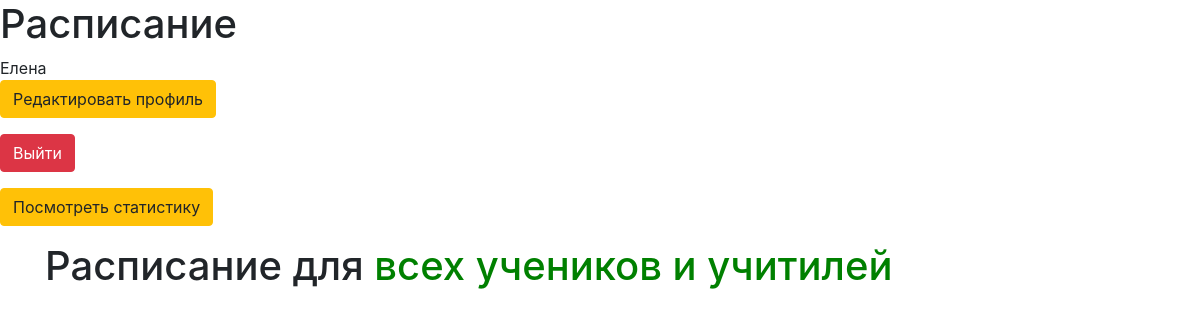
Page / (signed in) on the earlier database version.
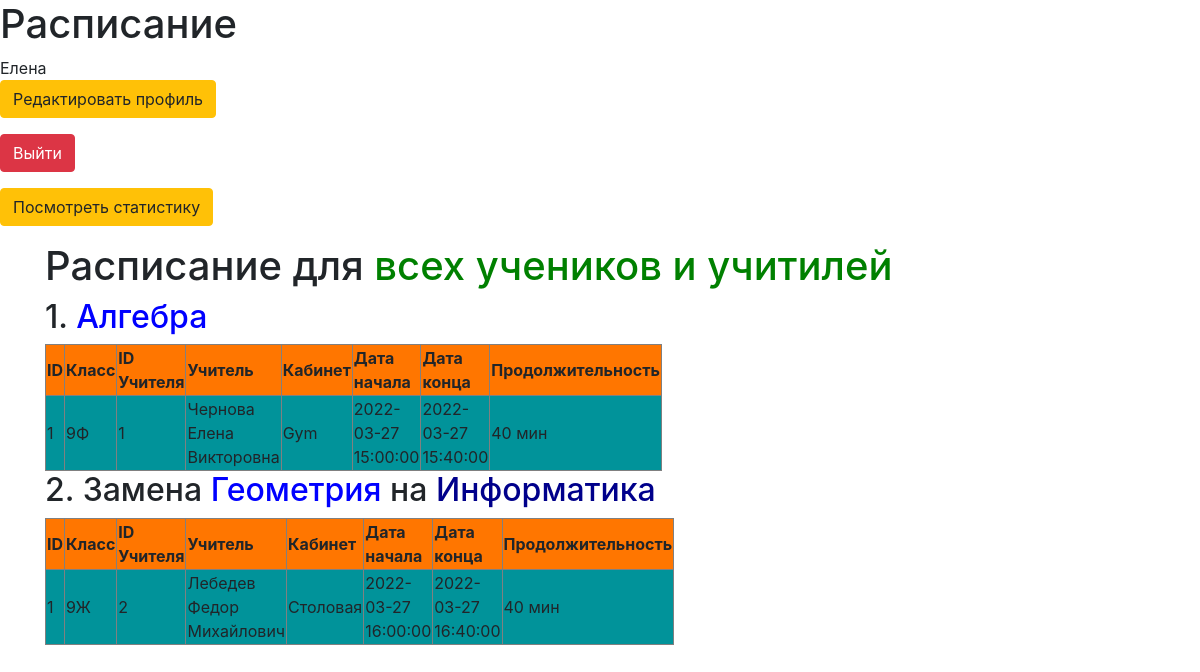
Same page on the later database version.
### tables this page shows
CREATE TABLE users (
	id INTEGER NOT NULL, 
	name VARCHAR, 
	surname VARCHAR, 
	patronymic VARCHAR, 
	grade VARCHAR, 
	email VARCHAR, 
	hashed_password VARCHAR, 
	modified_date DATETIME, 
	access_level INTEGER, 
	token VARCHAR, 
	PRIMARY KEY (id), 
	UNIQUE (token)
);

CREATE TABLE lessons (
	id INTEGER NOT NULL, 
	topic VARCHAR, 
	grade VARCHAR, 
	teacher INTEGER, 
	cabinet VARCHAR, 
	start_date DATETIME, 
	end_date DATETIME, 
	PRIMARY KEY (id), 
	FOREIGN KEY(teacher) REFERENCES users (id)
);

CREATE TABLE replacements (
	id INTEGER NOT NULL, 
	lesson INTEGER, 
	topic VARCHAR, 
	grade VARCHAR, 
	teacher INTEGER, 
	cabinet VARCHAR, 
	start_date DATETIME, 
	end_date DATETIME, 
	PRIMARY KEY (id), 
	FOREIGN KEY(lesson) REFERENCES lessons (id), 
	FOREIGN KEY(teacher) REFERENCES users (id)
);

### app.py (the view)
@app.route('/')
def base():
    param = {}
    file = "show_user.html"
    if current_user.is_authenticated:
        db_sess = db_session.create_session()
        user = db_sess.query(User).filter(User.id == current_user.id).first()
        if user.access_level == 1:
            param = param_for_user()
            file = "show_user.html"
        elif user.access_level == 2:
            param = param_for_teacher()
            file = "show_teacher.html"
        elif user.access_level == 3:
            param = param_for_admin()
            file = "show_admin.html"
    return render_template(file, **param)

### app.py (called while the page is built)
@login_manager.user_loader
def load_user(user_id):
    db_sess = db_session.create_session()
    return db_sess.query(User).get(user_id)

### data/sqlalchemy/db_session.py (called while the page is built)
def create_session() -> Session:
    global __factory
    return __factory()

### templates/show_admin.html
{% extends "base.html" %}
{% block content %}
    {% if current_user.is_authenticated %}
        <h1>Расписание для <font color="green">{{ title }}</font></h1>
        {% for lesson in lessons %}
            {% if lesson["id"] in rep %}
                <h2>{{ loop.index }}. Замена <font color="blue">{{ lesson["topic"] }}</font> на
                    <font color="darkblue">{{ rep[lesson["id"]]["topic"] }}</font></h2>
                <table>
                    <tr>
                        <th style="background-color:#FF7600">ID</th>
                        <th style="background-color:#FF7600">Класс</th>
                        <th style="background-color:#FF7600">ID Учителя</th>
                        <th style="background-color:#FF7600">Учитель</th>
                        <th style="background-color:#FF7600">Кабинет</th>
                        <th style="background-color:#FF7600">Дата начала</th>
                        <th style="background-color:#FF7600">Дата конца</th>
                        <th style="background-color:#FF7600">Продолжительность</th>
                    </tr>
                    <tr>
                        <td style="background-color:#01939A">{{ rep[lesson["id"]]["id"] }}</td>
                        <td style="background-color:#01939A">{{ rep[lesson["id"]]["grade"] }}</td>
                        <td style="background-color:#01939A">{{ rep[lesson["id"]]["teacher"] }}</td>
                        <td style="background-color:#01939A">{{ rep[lesson["id"]]["teacher_name"] }}</td>
                        <td style="background-color:#01939A">{{ rep[lesson["id"]]["cabinet"] }}</td>
                        <td style="background-color:#01939A">{{ rep[lesson["id"]]["start_date"] }}</td>
                        <td style="background-color:#01939A">{{ rep[lesson["id"]]["end_date"] }}</td>
                        <td style="background-color:#01939A">{{ rep[lesson["id"]]["duration"] }} мин</td>
                    </tr>
                </table>
            {% else %}
                <h2>{{ loop.index }}. <font color="blue">{{ lesson["topic"] }}</font></h2>
                <table>
                    <tr>
                        <th style="background-color:#FF7600">ID</th>
                        <th style="background-color:#FF7600">Класс</th>
                        <th style="background-color:#FF7600">ID Учителя</th>
                        <th style="background-color:#FF7600">Учитель</th>
                        <th style="background-color:#FF7600">Кабинет</th>
                        <th style="background-color:#FF7600">Дата начала</th>
                        <th style="background-color:#FF7600">Дата конца</th>
                        <th style="background-color:#FF7600">Продолжительность</th>
                    </tr>
                    <tr>
                        <td style="background-color:#01939A">{{ lesson["id"] }}</td>
                        <td style="background-color:#01939A">{{ lesson["grade"] }}</td>
                        <td style="background-color:#01939A">{{ lesson["teacher"] }}</td>
                        <td style="background-color:#01939A">{{ lesson["teacher_name"] }}</td>
                        <td style="background-color:#01939A">{{ lesson["cabinet"] }}</td>
                        <td style="background-color:#01939A">{{ lesson["start_date"] }}</td>
                        <td style="background-color:#01939A">{{ lesson["end_date"] }}</td>
                        <td style="background-color:#01939A">{{ lesson["duration"] }} мин</td>
                    </tr>
                </table>
            {% endif %}
        {% endfor %}
    {% else %}
        <h1>Войдите, чтобы увидить расписание</h1>
    {% endif %}
{% endblock %}

### templates/base.html (shortened to what this page needs)
<!DOCTYPE html>
<html lang="en">
<head>
    <link rel="stylesheet"
          href="https://stackpath.bootstrapcdn.com/bootstrap/4.4.1/css/bootstrap.min.css"
>
    <link rel="stylesheet" type="text/css"
          href="{{ url_for('static', filename='css/style.css') }}"/>
</head>
<body>
<h1>Расписание</h1>
<nav>
    {% if current_user.is_authenticated %}
    {{ current_user.name }}
    <p>
        <a class="btn btn-warning" href="/user_edit/{{ current_user.id }}">Редактировать профиль</a>
    </p>
    <p>
        <a class="btn btn-danger" href="/logout">Выйти</a>
    </p>
    <p>
        <a class="btn btn-warning" href="/statistic">Посмотреть статистику</a>
    </p>
    {% else %}
    <p>
        <a class="btn btn-success" href="/token">Войти</a>
    </p>
    {% endif %}
</nav>
<main role="main" class="container">
    {% block content %}{% endblock %}
</main>
</body>
</html>

### static/css/style.css (style rules this page uses)
table { border: 1px solid grey; }
th { border: 1px solid grey; }
td { border: 1px solid grey; }
table { width: 100%; }
table { width: 600px; }

Differences in the rows shown:
added lessons: topic "Алгебра", id "1", grade "9Ф", teacher "1", teacher_name "Чернова Елена Викторовна", cabinet "Gym", start_date "2022-03-27 15:00:00", end_date "2022-03-27 15:40:00", duration "40"
added lessons: topic "Геометрия", teacher "1", id "2", rep "Лебедев Федор Михайлович", rep "2022-03-27 16:00:00", rep "2022-03-27 16:40:00", rep "40"
added replacements: topic "Информатика", grade "9Ж", cabinet "Столовая"
